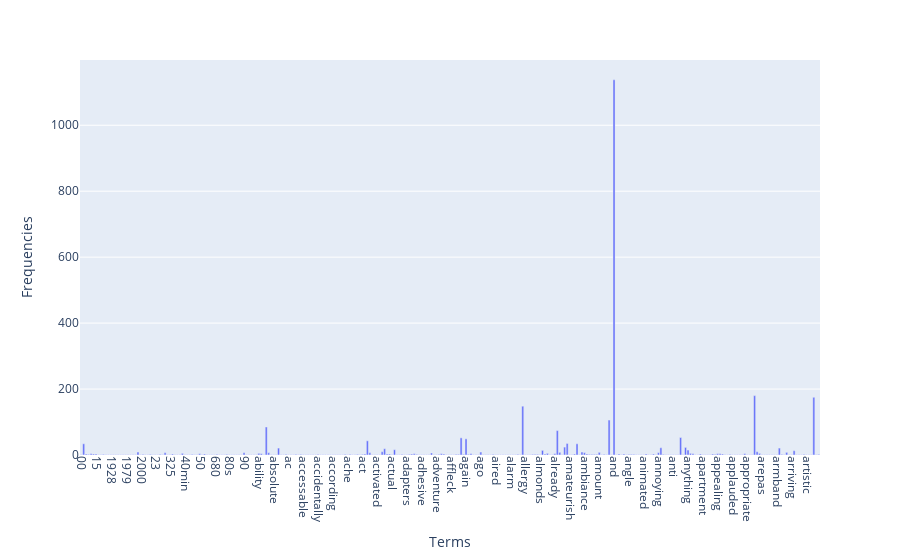

The code cell stored with this chart in its notebook:
### Code cell
import plotly.express as plot_ex

data = {
    'Terms': count_vect.get_feature_names_out()[:300],
    'Frequencies': term_frequencies[:300]
}
df = pd.DataFrame(data)

fig = plot_ex.bar(df, x='Terms', y='Frequencies')
fig.update_xaxes(tickangle=90)

fig.show()

### Figure 1 — Plotly figure (JSON) as saved in the notebook; plotly's stock layout.template omitted (floating-point values rounded to 4 significant figures; data arrays with more than 128 entries replaced by an {"elided": "..."} marker saying what was removed)
{"data": [{"alignmentgroup": "True", "hovertemplate": "Terms=%{x}<br>Frequencies=%{y}<extra></extra>", "legendgroup": "", "marker": {"color": "#636efa", "pattern": {"shape": ""}}, "name": "", "offsetgroup": "", "orientation": "v", "showlegend": false, "textposition": "auto", "type": "bar", "x": {"elided": "300 str values"}, "xaxis": "x", "y": {"elided": "300 int values"}, "yaxis": "y"}], "layout": {"barmode": "relative", "legend": {"tracegroupgap": 0}, "margin": {"t": 60}, "xaxis": {"anchor": "y", "domain": [0, 1], "tickangle": 90, "title": {"text": "Terms"}}, "yaxis": {"anchor": "x", "domain": [0, 1], "title": {"text": "Frequencies"}}}}
